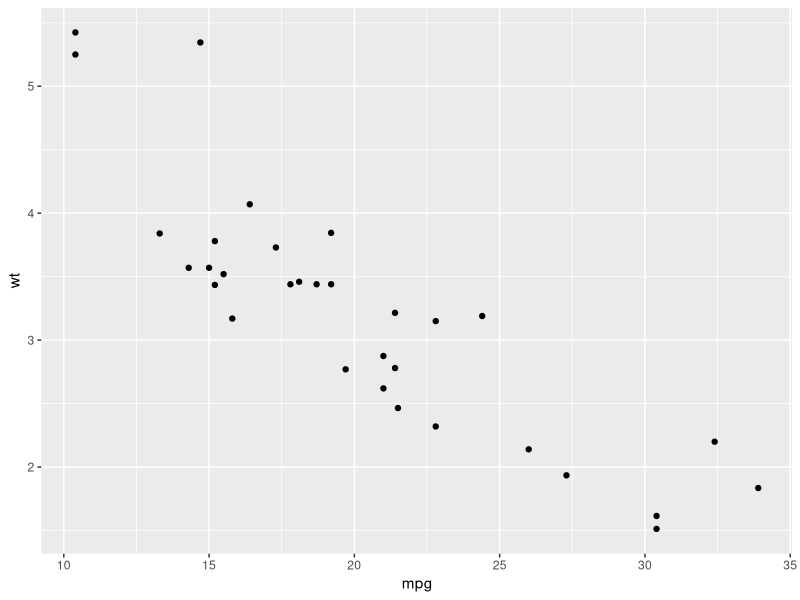
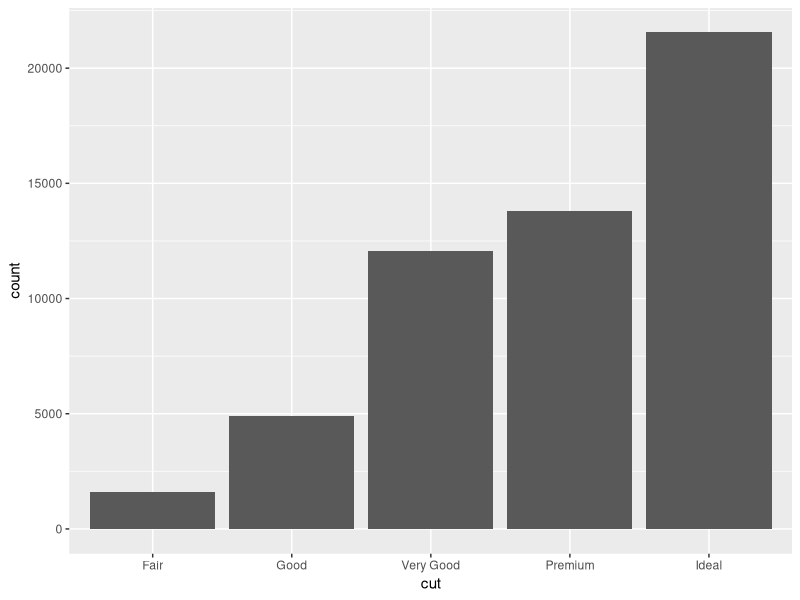
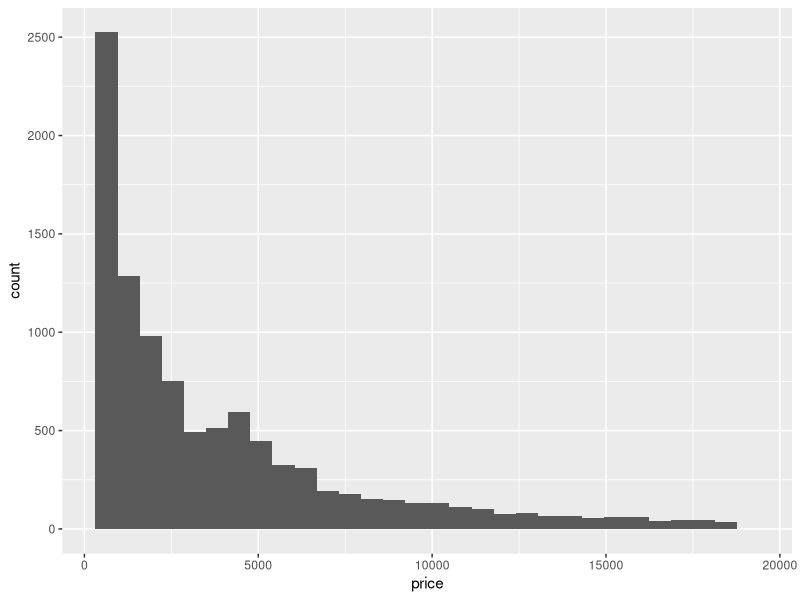
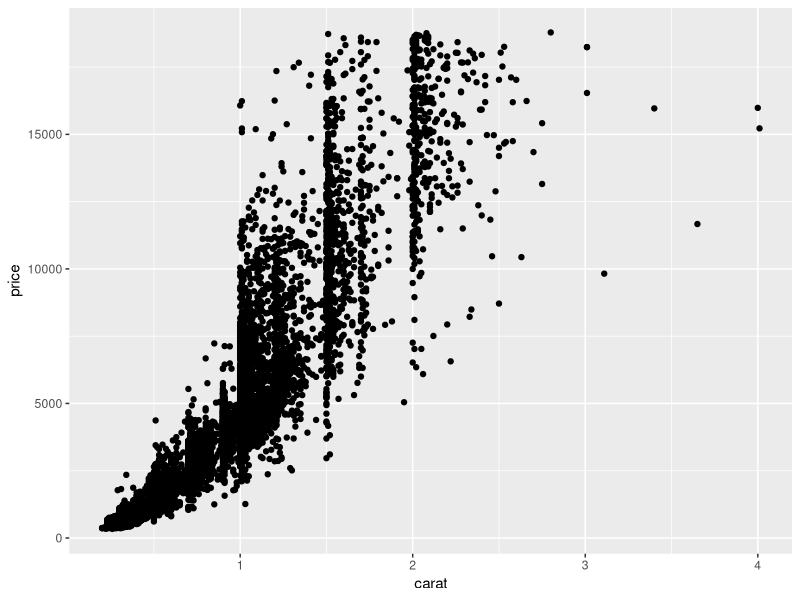
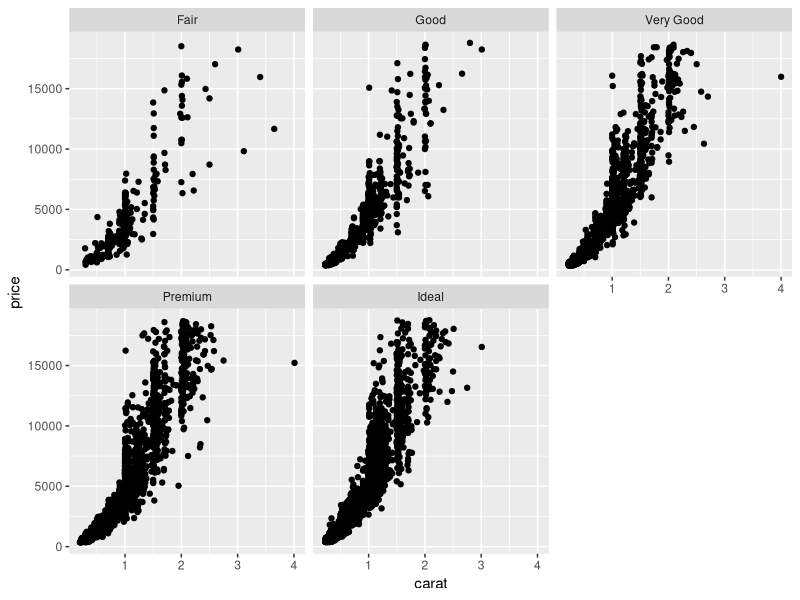

Generate these figures, in order, with R:
## ---- chunk 1
knitr::opts_chunk$set(eval = FALSE, include = FALSE)
## ---- chunk 2
library(dplyr)
library(ggplot2)

#1
head(mtcars)

#2
nrow(mtcars)
ncol(mtcars)

#3
df <- filter(mtcars, mpg < 15)

#4
df <- arrange(df, disp)

#5
summarize(df, mean(gear))

#6
ggplot(mtcars, aes(x=mpg, y=wt)) + geom_point()
## ---- chunk 3
resultado <-
  diamonds %>%
    filter(cut == "Ideal") %>%
    select(carat, cut, color, price, clarity) %>%
    mutate(pq = price/carat) %>%
    group_by(color) %>%
    summarize(avg_pq = mean(pq)) %>%
    arrange(avg_pq) 
## ---- chunk 4
library(dplyr)
library(ggplot2)

nrow(diamonds)
ncol(diamonds)

ggplot(diamonds) +
  geom_bar(aes(x = cut))

dia <- sample_n(diamonds, 10000)

ggplot(dia) + 
  geom_histogram(aes(x = price))

dia %>%
  summarize(c = cor(price, carat))

ggplot(dia) + 
  geom_point(aes(x = carat, y = price))

ggplot(dia) + 
  geom_point(aes(x = carat, y = price)) + 
  facet_wrap(~cut)
